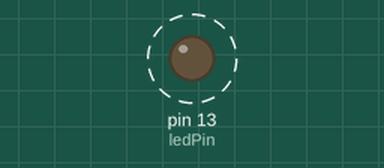
This sketch was run on a simulated Arduino Uno, built with avr-gcc and run on an emulated ATmega328P. On the bench: output pins drawn as LEDs (lit = HIGH). Dashed ring = blinking.

Above: at 0.16 s.
Timing chart, 0 to 3.0 s (numbered marks = the images above):
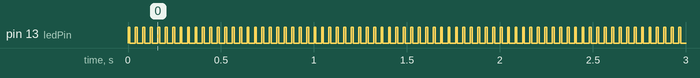

Measured:
- by itself, pin 13 (ledPin): alternates HIGH for 0.01 s and LOW for 0.03 s

The sketch:

Projeto_1_-_Piscar_LED.ino
```cpp
//Led Piscante
int ledPin = 13;
void setup() {
  // put your setup code here, to run once:
  pinMode(ledPin,OUTPUT);
}

void loop() {
  // put your main code here, to run repeatedly:
  //digitalWrite(ledPin, HIGH);
  digitalWrite(ledPin,HIGH);
  delay(10);
  digitalWrite(ledPin, LOW);
  delay(30);
}
```
